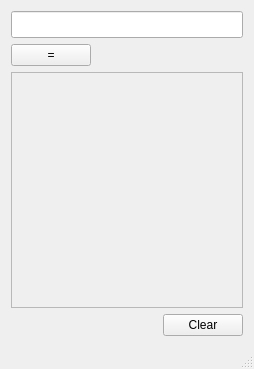
<?xml version="1.0" encoding="UTF-8"?>
<ui version="4.0">
 <class>MainWindow</class>
 <widget class="QMainWindow" name="MainWindow">
  <property name="geometry">
   <rect>
    <x>0</x>
    <y>0</y>
    <width>254</width>
    <height>369</height>
   </rect>
  </property>
  <property name="windowTitle">
   <string>FastCalc</string>
  </property>
  <property name="windowIcon">
   <iconset>
    <normaloff>app_icon.png</normaloff>app_icon.png</iconset>
  </property>
  <widget class="QWidget" name="centralWidget">
   <layout class="QVBoxLayout" name="verticalLayout_2">
    <item>
     <layout class="QVBoxLayout" name="verticalLayout">
      <item>
       <widget class="QLineEdit" name="calcLineEdit">
        <property name="font">
         <font>
          <family>Consolas</family>
          <pointsize>12</pointsize>
         </font>
        </property>
        <property name="text">
         <string/>
        </property>
       </widget>
      </item>
      <item>
       <layout class="QHBoxLayout" name="horizontalLayout">
        <item>
         <widget class="QPushButton" name="calcPushButton">
          <property name="toolTip">
           <string>Enter</string>
          </property>
          <property name="statusTip">
           <string>Calculate</string>
          </property>
          <property name="text">
           <string>=</string>
          </property>
         </widget>
        </item>
        <item>
         <spacer name="horizontalSpacer">
          <property name="orientation">
           <enum>Qt::Horizontal</enum>
          </property>
          <property name="sizeHint" stdset="0">
           <size>
            <width>40</width>
            <height>20</height>
           </size>
          </property>
         </spacer>
        </item>
       </layout>
      </item>
     </layout>
    </item>
    <item>
     <widget class="QScrollArea" name="scrollArea">
      <property name="widgetResizable">
       <bool>true</bool>
      </property>
      <widget class="QWidget" name="scrollAreaWidgetContents">
       <property name="geometry">
        <rect>
         <x>0</x>
         <y>0</y>
         <width>230</width>
         <height>196</height>
        </rect>
       </property>
       <layout class="QVBoxLayout" name="verticalLayout_3">
        <item>
         <layout class="QVBoxLayout" name="mToplayout">
          <item>
           <layout class="QVBoxLayout" name="memoryLayout"/>
          </item>
          <item>
           <layout class="QVBoxLayout" name="verticalLayout_4">
            <item>
             <spacer name="verticalSpacer">
              <property name="orientation">
               <enum>Qt::Vertical</enum>
              </property>
              <property name="sizeHint" stdset="0">
               <size>
                <width>20</width>
                <height>40</height>
               </size>
              </property>
             </spacer>
            </item>
           </layout>
          </item>
         </layout>
        </item>
       </layout>
      </widget>
     </widget>
    </item>
    <item>
     <layout class="QHBoxLayout" name="horizontalLayout_3">
      <item>
       <spacer name="horizontalSpacer_2">
        <property name="orientation">
         <enum>Qt::Horizontal</enum>
        </property>
        <property name="sizeHint" stdset="0">
         <size>
          <width>40</width>
          <height>20</height>
         </size>
        </property>
       </spacer>
      </item>
      <item>
       <widget class="QPushButton" name="clearButton">
        <property name="toolTip">
         <string>Clear (CTRL + D)</string>
        </property>
        <property name="statusTip">
         <string>Clear memory</string>
        </property>
        <property name="text">
         <string>Clear</string>
        </property>
       </widget>
      </item>
     </layout>
    </item>
   </layout>
  </widget>
  <widget class="QMenuBar" name="menuBar">
   <property name="geometry">
    <rect>
     <x>0</x>
     <y>0</y>
     <width>254</width>
     <height>21</height>
    </rect>
   </property>
  </widget>
  <widget class="QStatusBar" name="statusBar"/>
 </widget>
 <layoutdefault spacing="6" margin="11"/>
 <resources/>
 <connections/>
</ui>
